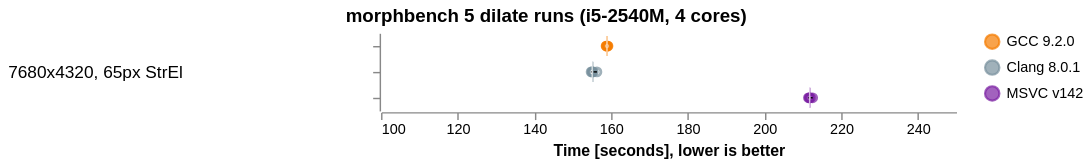

Describe this chart as a Vega-Lite specification.
### Vega-Lite specification from a JSON file in a GitHub repository (floating-point values rounded to 4 significant figures)
{"$schema": "https://vega.github.io/schema/vega-lite/v4.json", "title": {"text": "morphbench 5 dilate runs (i5-2540M, 4 cores)", "anchor": "middle"}, "data": {"values": [{"set": "7680x4320, 65px StrEl", "var": "GCC 9.2.0", "times": [159104, 158910, 159189, 158736, 158671]}, {"set": "7680x4320, 65px StrEl", "var": "Clang 8.0.1", "times": [155060, 155359, 156294, 154768, 155017]}, {"set": "7680x4320, 65px StrEl", "var": "MSVC v142", "times": [211762, 211440, 212556, 211979, 211661]}]}, "transform": [{"flatten": ["times"]}, {"calculate": "datum.times/1000", "as": "times"}], "facet": {"row": {"field": "set", "type": "nominal", "spacing": 10, "header": {"title": "", "labelAngle": 0, "labelFontSize": 12}}}, "spec": {"encoding": {"x": {"field": "times", "type": "quantitative", "axis": {"title": "Time [seconds], lower is better", "grid": false}, "scale": {"domain": [100, 250]}}, "y": {"field": "var", "type": "nominal", "axis": {"title": "", "labels": false}, "sort": ["GCC", "Clang", "MSVC"]}, "color": {"field": "var", "type": "nominal", "scale": {"range": ["#f57c00", "#78909c", "#7b1fa2"]}, "legend": {"title": ""}, "sort": ["GCC", "Clang", "MSVC"]}}, "layer": [{"mark": "point"}, {"width": 400, "height": {"step": 18}, "mark": {"type": "boxplot", "extent": "min-max"}}]}, "config": {"view": {"stroke": "transparent"}, "axis": {"domainWidth": 1}}}
